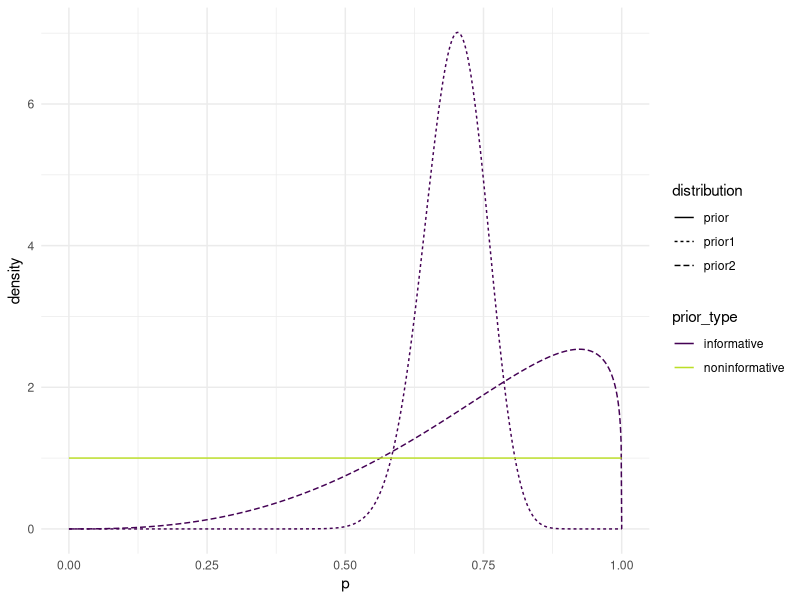
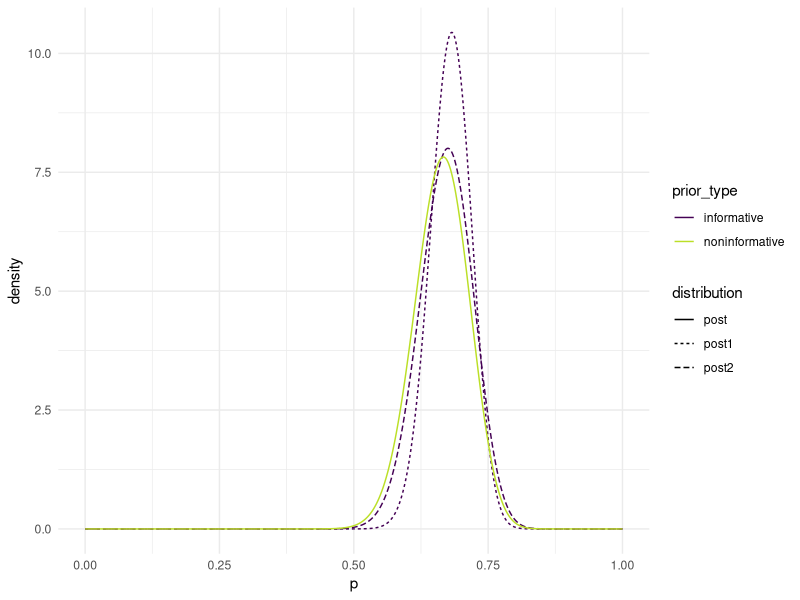

Reproduce these figures in R, in order.
## ---- chunk 1
library(tidyverse)
## ---- chunk 2
# non-informative prior for this probability.
## trying to get a mean of 3 and a probability
## that lambda is less than 2 equal to 0.02

ps <- seq(0, 1, length.out = 1000)

noninformative_alpha <- 1
noninformative_beta <- 1

noninformative_prior1 <- dbeta(ps,
                              noninformative_alpha, noninformative_beta)

## ---- chunk 3
# an informative prior based on a clay-court match the two played in the previous year. In that match, Nadal won 46 out of 66 points on his own serve. The standard error of this estimate is 0.05657.
target_mean <- 46/66

alphas <- seq(0.1, 60, length.out = 500)
betas <- (1-target_mean)*alphas/target_mean

param_df <- tibble(alphas, betas)
param_df <- param_df |> mutate(vars = (alphas*betas)/((alphas+betas)^2*(alphas+betas+1)))


target_var <- (.05657)^2

param_df <- param_df |> mutate(dist_to_target = abs(vars - target_var))
param_df

param_df |> filter(dist_to_target == min(dist_to_target))
## ---- chunk 4
# an informative prior based on a sports announcer, who claims that they think Nadal wins about 75% of the points on his serve against Djokovic. They are also “almost sure” that Nadal wins no less than 70% of his points on serve against Djokovic.
## trying to get a mean of 3 and a probability
## that lambda is less than 2 equal to 0.02
alphas <- seq(0.01, 100, length.out = 2000) 
ks <- alphas * (1 - 0.75) / 0.75 

target_prob <- .02
prob_less_point7 <- pgamma(.7, alphas, ks)

tibble(alphas, ks, prob_less_point7) |>
  mutate(close_to_target = abs(prob_less_point7 - target_prob)) |>
  filter(close_to_target == min(close_to_target))
## ---- chunk 5
library(tidyverse)
ps <- seq(0, 1, length.out = 1000)

noninformative_alpha <- 1 ## CHANGE THIS TO YOUR ALPHA
noninformative_beta <- 1  ## CHANGE THIS TO YOUR BETA

informative_alpha1 <- 45.36
informative_beta1 <- 19.72

noninformative_prior <- dbeta(ps, noninformative_alpha,
                           noninformative_beta)
informative_prior1 <- dbeta(ps,
                              informative_alpha1, informative_beta1)

## CHANGE THESE
informative_alpha_prior2 <- 3.66
informative_beta_prior2 <- 1.22
informative_prior2 <- dbeta(ps, informative_alpha_prior2,
                          informative_beta_prior2)


plot_df <- tibble(ps, noninformative_prior, informative_prior1,
                     informative_prior2) |>
  pivot_longer(2:4, names_to = "distribution", values_to = "density") |>
  separate(distribution, into = c("prior_type", "distribution"))

ggplot(data = plot_df, aes(x = ps, y = density, colour = prior_type,
                           linetype = distribution)) +
  geom_line() +
  scale_colour_viridis_d(end = 0.9) +
  theme_minimal() +
  labs(x = "p")
## ---- chunk 6
# Non-informative posterior
noninformative_alpha_post <- 1 + 56
noninformative_beta_post <- 1 + 28
mean1 <- noninformative_alpha_post / (noninformative_alpha_post + noninformative_beta_post)
ci1 <- qbeta(c(0.05, 0.95), noninformative_alpha_post, noninformative_beta_post)

cat("1. Non-informative Posterior:\n")
cat("   Mean:", mean1, "\n")
cat("   90% Credible Interval:", ci1[1], "-", ci1[2], "\n\n")

# Informative posterior from previous match
alphapost1 <- 45.36 + 56
betapost1 <- 19.72 + 28
mean2 <- alphapost1 / (alphapost1 + betapost1)
ci2 <- qbeta(c(0.05, 0.95), alphapost1, betapost1)

cat("2. Informative Posterior (Match Data):\n")
cat("   Mean:", mean2, "\n")
cat("   90% Credible Interval:", ci2[1], "-", ci2[2], "\n\n")

# Informative posterior from sports announcer
alphapost2 <- 3.66 + 56
betapost2 <- 1.22 + 28
mean3 <- alphapost2 / (alphapost2 + betapost2)
ci3 <- qbeta(c(0.05, 0.95), alphapost2, betapost2)

cat("3. Informative Posterior (Announcer's Belief):\n")
cat("   Mean:", mean3, "\n")
cat("   90% Credible Interval:", ci3[1], "-", ci3[2], "\n")

## ---- chunk 7
library(tidyverse)
ps <- seq(0, 1, length.out = 1000)

#noninformative posterior
noninformative_post <- dbeta(ps, noninformative_alpha_post,
                           noninformative_beta_post)
#informative posterior 1
informative_post1 <- dbeta(ps,
                              alphapost1, betapost1)

#informative posterior 2
informative_post2 <- dbeta(ps, alphapost2,
                          betapost2)

#plot
plot_df <- tibble(ps, noninformative_post, informative_post1,
                     informative_post2) |>
  pivot_longer(2:4, names_to = "distribution", values_to = "density") |>
  separate(distribution, into = c("prior_type", "distribution"))

ggplot(data = plot_df, aes(x = ps, y = density, colour = prior_type,
                           linetype = distribution)) +
  geom_line() +
  scale_colour_viridis_d(end = 0.9) +
  theme_minimal() +
  labs(x = "p")
